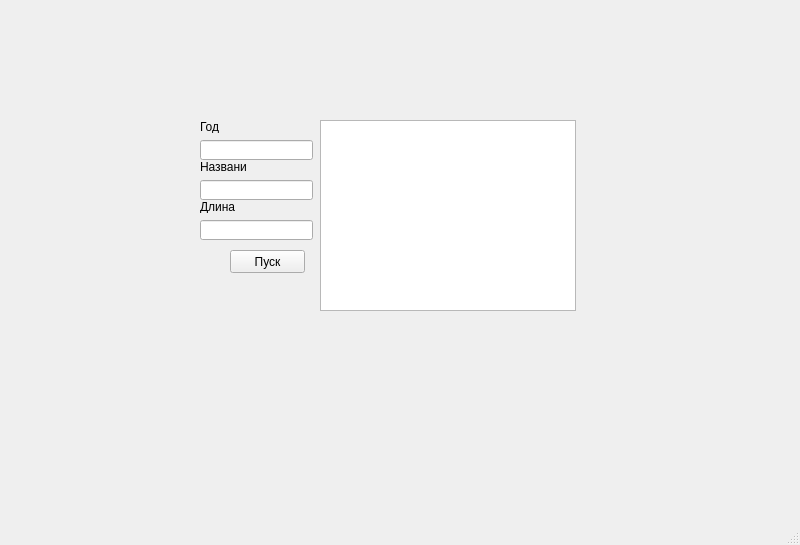
<?xml version="1.0" encoding="UTF-8"?>
<ui version="4.0">
 <class>MainWindow</class>
 <widget class="QMainWindow" name="MainWindow">
  <property name="geometry">
   <rect>
    <x>0</x>
    <y>0</y>
    <width>800</width>
    <height>545</height>
   </rect>
  </property>
  <property name="windowTitle">
   <string>MainWindow</string>
  </property>
  <widget class="QWidget" name="centralwidget">
   <widget class="QTableWidget" name="tableWidget">
    <property name="geometry">
     <rect>
      <x>320</x>
      <y>120</y>
      <width>256</width>
      <height>191</height>
     </rect>
    </property>
   </widget>
   <widget class="QPushButton" name="queryButton">
    <property name="geometry">
     <rect>
      <x>230</x>
      <y>250</y>
      <width>75</width>
      <height>23</height>
     </rect>
    </property>
    <property name="text">
     <string>Пуск</string>
    </property>
   </widget>
   <widget class="QLineEdit" name="year">
    <property name="geometry">
     <rect>
      <x>200</x>
      <y>140</y>
      <width>113</width>
      <height>20</height>
     </rect>
    </property>
   </widget>
   <widget class="QLineEdit" name="title">
    <property name="geometry">
     <rect>
      <x>200</x>
      <y>180</y>
      <width>113</width>
      <height>20</height>
     </rect>
    </property>
   </widget>
   <widget class="QLineEdit" name="duration">
    <property name="geometry">
     <rect>
      <x>200</x>
      <y>220</y>
      <width>113</width>
      <height>20</height>
     </rect>
    </property>
   </widget>
   <widget class="QLabel" name="label">
    <property name="geometry">
     <rect>
      <x>200</x>
      <y>200</y>
      <width>47</width>
      <height>13</height>
     </rect>
    </property>
    <property name="text">
     <string>Длина</string>
    </property>
   </widget>
   <widget class="QLabel" name="label_2">
    <property name="geometry">
     <rect>
      <x>200</x>
      <y>160</y>
      <width>47</width>
      <height>13</height>
     </rect>
    </property>
    <property name="text">
     <string>Название</string>
    </property>
   </widget>
   <widget class="QLabel" name="label_3">
    <property name="geometry">
     <rect>
      <x>200</x>
      <y>120</y>
      <width>47</width>
      <height>13</height>
     </rect>
    </property>
    <property name="text">
     <string>Год</string>
    </property>
   </widget>
  </widget>
  <widget class="QMenuBar" name="menubar">
   <property name="geometry">
    <rect>
     <x>0</x>
     <y>0</y>
     <width>800</width>
     <height>21</height>
    </rect>
   </property>
  </widget>
  <widget class="QStatusBar" name="statusbar"/>
 </widget>
 <resources/>
 <connections/>
</ui>
